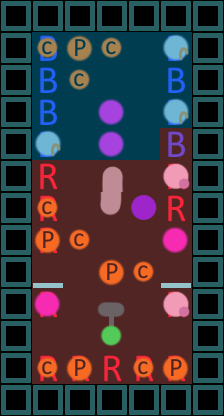

Rendered tile map (Tiled .tmx) drawn with the repository's tilesets; below, a short description and the full map source, tile grids included:
An orthogonal 7x13 tile map with 32x32 px tiles, 4 tile layers (bus, people, people, areas), 2 hidden layers not drawn.

<map version="1.2" tiledversion="1.3.4" orientation="orthogonal" renderorder="right-down" width="7" height="13" tilewidth="32" tileheight="32" infinite="0" nextlayerid="9" nextobjectid="1">
 <tileset firstgid="1" source="rough sprites for level design.tsx" />
 <layer id="1" name="bus" width="7" height="13" locked="1">
  <data encoding="csv">
4,4,4,4,4,4,4,
4,1,0,0,0,1,4,
4,1,0,0,0,1,4,
4,1,0,0,0,1,4,
4,1,0,0,0,1,4,
4,2,0,0,0,2,4,
4,2,0,0,0,2,4,
4,2,0,0,0,0,4,
4,3,0,0,0,3,4,
4,2,0,0,0,2,4,
4,0,0,0,0,0,4,
4,2,2,2,2,2,4,
4,4,4,4,4,4,4
</data>
 </layer>
 <group id="5" name="Unmoveable">
  <layer id="6" name="people" width="7" height="13">
   <data encoding="csv">
0,0,0,0,0,0,0,
0,0,0,0,0,0,0,
0,0,0,0,0,0,0,
0,0,0,0,0,0,0,
0,0,0,0,0,0,0,
0,0,0,22,0,6,0,
0,12,0,32,21,0,0,
0,11,12,0,0,7,0,
0,0,0,11,12,0,0,
0,7,0,17,0,6,0,
0,0,0,25,0,0,0,
0,12,11,0,12,11,0,
0,0,0,0,0,0,0
</data>
  </layer>
  <layer id="7" name="distancing" width="7" height="13" visible="0">
   <data encoding="csv">
0,0,0,0,0,0,0,
0,0,0,0,0,0,0,
0,0,0,0,0,0,0,
0,0,0,0,0,0,0,
0,0,0,0,0,9,0,
0,9,9,0,9,0,0,
0,0,9,0,0,9,0,
0,0,0,9,9,0,0,
0,9,9,0,0,9,0,
0,0,9,0,9,0,0,
0,9,9,0,9,9,0,
0,0,0,9,0,0,0,
0,0,0,0,0,0,0
</data>
  </layer>
 </group>
 <group id="4" name="Moveable">
  <layer id="2" name="people" width="7" height="13">
   <data encoding="csv">
0,0,0,0,0,0,0,
0,12,11,12,0,5,0,
0,0,12,0,0,0,0,
0,0,0,7,0,5,0,
0,5,0,7,0,0,0,
0,0,0,0,0,0,0,
0,0,0,0,0,0,0,
0,0,0,0,0,0,0,
0,0,0,0,0,0,0,
0,0,0,0,0,0,0,
0,0,0,0,0,0,0,
0,0,0,0,0,0,0,
0,0,0,0,0,0,0
</data>
  </layer>
  <layer id="3" name="distancing" width="7" height="13" visible="0">
   <data encoding="csv">
0,0,0,0,0,0,0,
0,0,0,0,10,0,0,
0,10,0,10,10,10,0,
0,10,10,0,10,0,0,
0,0,10,0,10,0,0,
0,0,0,0,0,0,0,
0,0,0,0,0,0,0,
0,0,0,0,0,0,0,
0,0,0,0,0,0,0,
0,0,0,0,0,0,0,
0,0,0,0,0,0,0,
0,0,0,0,0,0,0,
0,0,0,0,0,0,0
</data>
  </layer>
 </group>
 <layer id="8" name="areas" width="7" height="13">
  <data encoding="csv">
0,0,0,0,0,0,0,
0,33,33,33,33,33,0,
0,33,33,33,33,33,0,
0,33,33,33,33,33,0,
0,33,33,33,33,34,0,
0,34,34,34,34,34,0,
0,34,34,34,34,34,0,
0,34,34,34,34,34,0,
0,34,34,34,34,34,0,
0,34,34,34,34,34,0,
0,34,34,34,34,34,0,
0,34,34,34,34,34,0,
0,0,0,0,0,0,0
</data>
 </layer>
</map>
